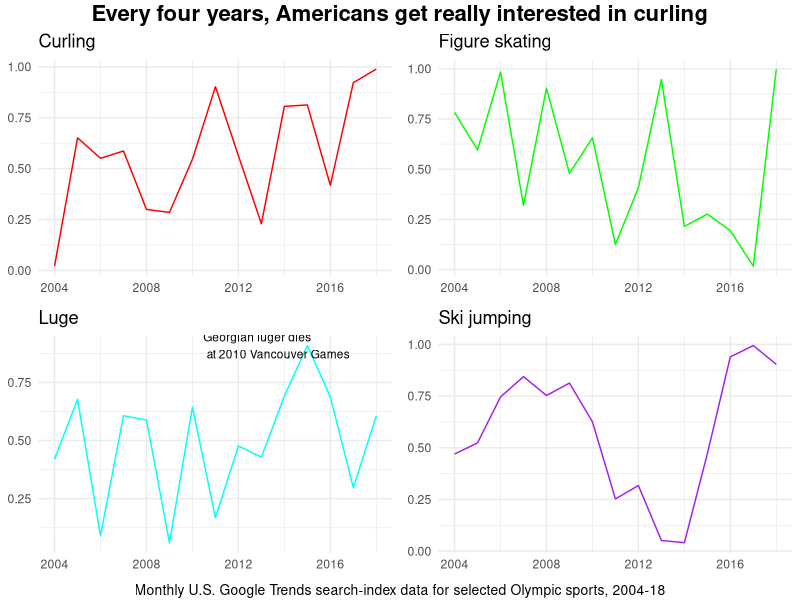
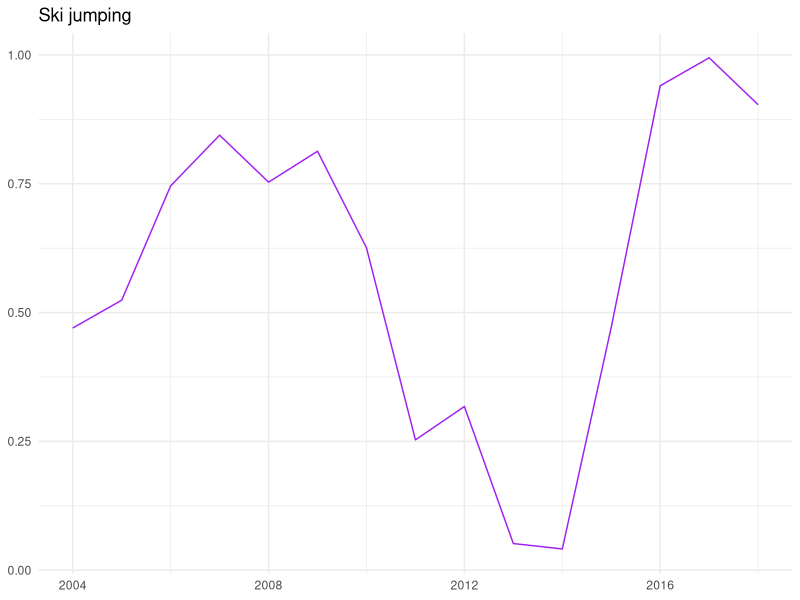

Reproduce these figures in R, in order.
## ---- chunk 1
# Load necessary libraries
library(ggplot2)
library(gridExtra)
library(grid)



# Create the data frame (example data, replace with your actual data)
data <- data.frame(
  Year = rep(2004:2018, 4),
  Sport = rep(c("Curling", "Figure skating", "Luge", "Ski jumping"), each = 15),
  SearchIndex = c(
    # Example data for each sport
    runif(15, min = 0, max = 1),  # Curling
    runif(15, min = 0, max = 1),  # Figure skating
    runif(15, min = 0, max = 1),  # Luge
    runif(15, min = 0, max = 1)   # Ski jumping
  )
)

# Create individual plots
p1 <- ggplot(subset(data, Sport == "Curling"), aes(x = Year, y = SearchIndex)) +
  geom_line(color = "red") +
  labs(title = "Curling", x = NULL, y = NULL) +
  theme_minimal()

p2 <- ggplot(subset(data, Sport == "Figure skating"), aes(x = Year, y = SearchIndex)) +
  geom_line(color = "green") +
  labs(title = "Figure skating", x = NULL, y = NULL) +
  theme_minimal()

p3 <- ggplot(subset(data, Sport == "Luge"), aes(x = Year, y = SearchIndex)) +
  geom_line(color = "cyan") +
  labs(title = "Luge", x = NULL, y = NULL) +
  theme_minimal() +
  annotate("text", x = 2010, y = max(subset(data, Sport == "Luge")$SearchIndex),
           label = "Georgian luger dies\nat 2010 Vancouver Games", size = 3, hjust = -0.1)

p4 <- ggplot(subset(data, Sport == "Ski jumping"), aes(x = Year, y = SearchIndex)) +
  geom_line(color = "purple") +
  labs(title = "Ski jumping", x = NULL, y = NULL) +
  theme_minimal()

# Arrange the plots in a 2x2 grid
grid.arrange(
  p1, p2, p3, p4,
  ncol = 2,
  top = textGrob("Every four years, Americans get really interested in curling",
                 gp = gpar(fontsize = 16, fontface = "bold")),
  bottom = textGrob("Monthly U.S. Google Trends search-index data for selected Olympic sports, 2004-18",
                    gp = gpar(fontsize = 10))
)

# Save the plot
ggsave("olympic_sports_trends.png", width = 10, height = 8)

## ---- chunk 2
library(readr)
library(knitr)
library(dplyr)
library(ggplot2)
library(tidyverse)
head(data)
# Load the data with correct delimiter
data2 <- read_csv("multiTimeline.csv", col_names = TRUE)

# Rename columns for easier access
colnames(data2) <- c("Month", "Curling", "Nordic_combined", "Biathlon", "Luge")

# Convert the 'Month' column to Date type
data2$Month <- as.Date(data2$Month, format = "%Y-%m")

# Reshape the data for printing
data_long <- data2 %>%
  gather(key = "Sport", value = "Search_Interest", -Month) %>%
  mutate(Year = as.integer(format(Month, "%Y"))) %>%
  select(Year, Sport, Search_Interest) %>%
  arrange(Year, Sport)

# Print the first few rows as a table
kable(head(data_long), caption = "First few rows of the dataset")

